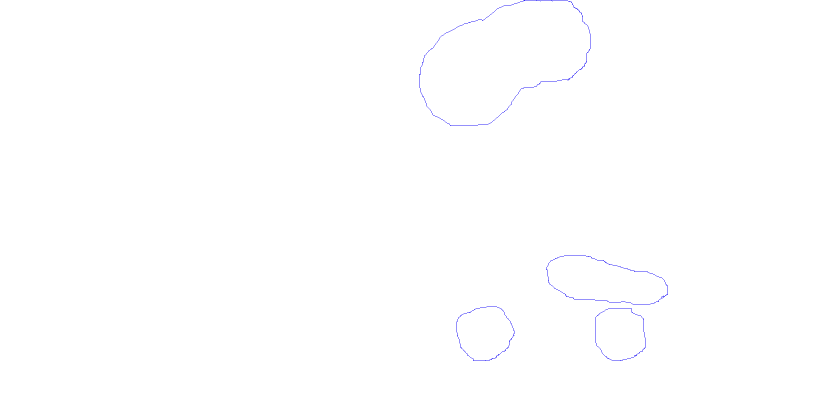
#> input picture data/annotations/V_AFA_FA.png, 1679 x 800 px, found by its file name (shown at 1/2 size)
$ python -i test.py   (imports and definitions only)   (Python 2 division)   (older library calls are emulated)
#> lines starting #> are read from the running program, lines starting #| are printed output that depends on the picture
from scipy import ndimage
import matplotlib.pyplot as plt
from mpl_toolkits.basemap import Basemap
import matplotlib.cm as cm
import numpy as np
from skimage import color, measure
from skimage.measure import approximate_polygon
from skimage.morphology import binary_dilation, binary_erosion
from shapely.geometry import shape, Point, Polygon
# [1 line not run here, left out]

# add layers
def get_contour(image):
    image_data = plt.imread(image)
#> image_data is the input picture: shape (800, 1679, 4) float32; mean R, G, B, A 0.000132, 5.93e-05, 0.00162, 0.00151

    gimg = color.colorconv.rgb2grey(image_data)
    bwimg = gimg > 0
    bwimg = binary_dilation(bwimg, None)
    bwimg = ndimage.binary_fill_holes(bwimg)
    bwimg = binary_erosion(bwimg)
    contours = [approximate_polygon(new_s, 0.9) for new_s in measure.find_contours(bwimg, 0.5)]

    return bwimg, contours


def convert_to_lat_lng(xy, left_edge_lng, right_edge_lng, top_edge_lat, bottom_edge_lat, map_shape):
    print left_edge_lng, right_edge_lng, top_edge_lat, bottom_edge_lat
    geo = np.zeros_like(xy)
    dist_lng = (right_edge_lng - left_edge_lng)
    geo[:, 0] = left_edge_lng + (xy[:, 1] / map_shape[0]) * dist_lng
    dist_lat = (top_edge_lat - bottom_edge_lat)
    geo[:, 1] = top_edge_lat - (xy[:, 0] / map_shape[1]) * dist_lat

    return geo

def convert_to_map_size(xy, map_shape):
    print xy, map_shape
    geo = np.zeros_like(xy)
    geo[:, 1] = xy[:, 0] / xy[:, 0].max() * map_shape[0]
    geo[:, 0] = xy[:, 1] / xy[:, 1].max() * map_shape[1]

    return geo


coords = {'vollsmose':{'lllon': 10.386036, 'lllat': 55.400343, 'urlon': 10.457705, 'urlat': 55.419517},
          'bylderup':{'lllon': 8.86837, 'lllat': 54.889246, 'urlon': 9.445496, 'urlat': 55.065394}
}

bg_imgs = {'vollsmose': "/Users/dirkhovy/Dropbox/working/lowlands/sociolinguistics/chat-on-a-map/data/originals/Oversigtskort_Vollsmose_2.PNG",
           'bylderup': "/Users/dirkhovy/working/lowlands/sociolinguistics/chat-on-a-map/data/originals/Oversigtskort_Bylderup.PNG"
           # 'bylderup': '/Users/dirkhovy/Dropbox/working/lowlands/sociolinguistics/chat-on-a-map/data/bylderup_OSM.png',
           # 'vollsmose':'/Users/dirkhovy/Dropbox/working/lowlands/sociolinguistics/chat-on-a-map/data/vollsmose_OSM.png'
}

town = 'vollsmose'

# [7 lines that did not run here, left out]

# load the appropriate background image
# [2 lines not run here, left out]


# [1 line that did not run here, left out]
# [1 line that did not run here, left out]
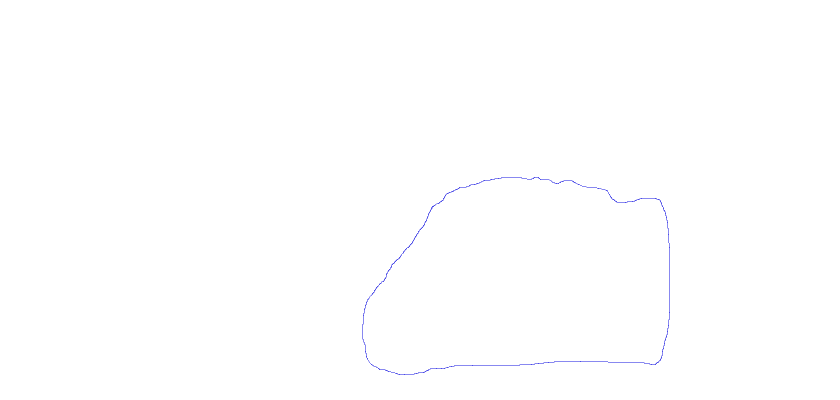
#> input picture data/annotations/V_NKI_FA.png, 1679 x 800 px, found by its file name (shown at 1/2 size)
#> in get_contour, image_data is the input picture: shape (800, 1679, 4) float32; mean R, G, B, A 9.95e-05, 9.95e-05, 0.00131, 0.00149


# display the whole thing

# m.imshow(plt.imread('/Users/dirkhovy/Dropbox/working/lowlands/sociolinguistics/chat-on-a-map/data/annotations/V_AFA_FA.png'),
#          interpolation='lanczos', origin='upper')
# m.imshow(im3, interpolation='lanczos', origin='upper')

# generate random points and place them on the map
x = np.random.uniform(coords[town]['lllon'], coords[town]['urlon'], 100) #longitudes
y = np.random.uniform(coords[town]['lllat'], coords[town]['urlat'], 100) #latitudes
# [1 line that did not run here, left out]
# [1 line not run here, left out]
# [1 line that did not run here, left out]
# [6 lines not run here, left out]

test = [np.array([[700, 0],
        [700, 100],
        [800,100],
        [800, 0]
])]
# [17 lines not run here, left out]

>>> result = get_contour('../data/originals/Oversigtskort_Vollsmose_2.PNG')
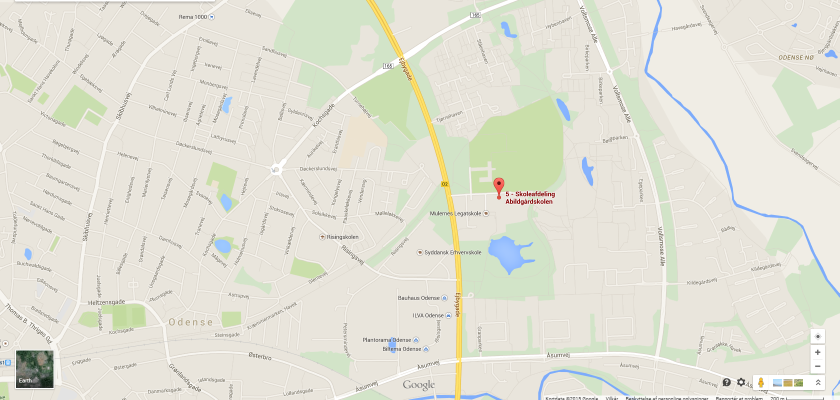
#> input picture data/originals/Oversigtskort_Vollsmose_2.PNG, 1679 x 800 px (shown at 1/2 size)
#> in get_contour, image_data is the input picture: shape (800, 1679, 4) float32; mean R, G, B, A 0.89, 0.881, 0.845, 1
#> (the run stopped early here; a loop or call above may not have finished)
